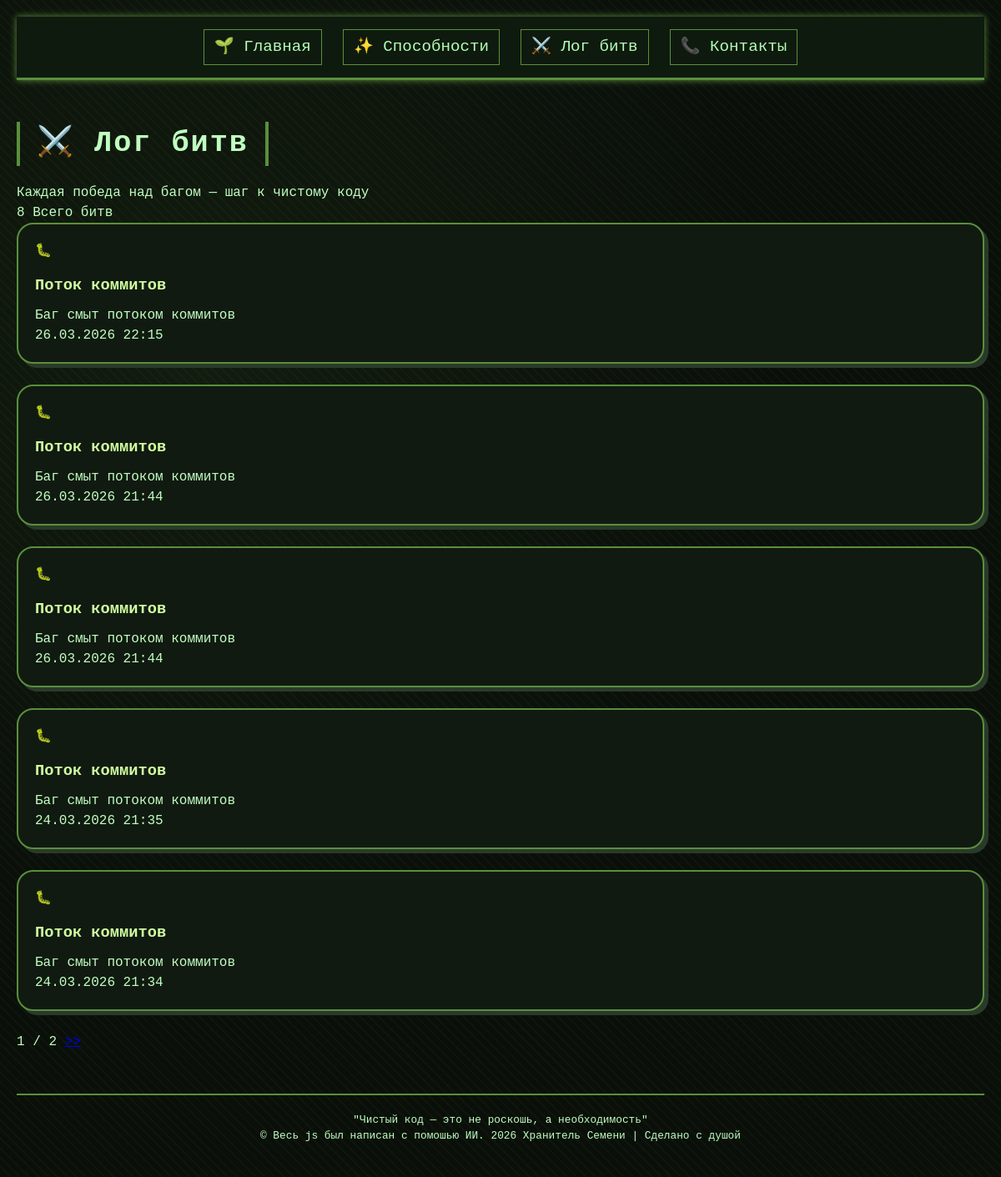
Page /missions/ on the earlier database version.
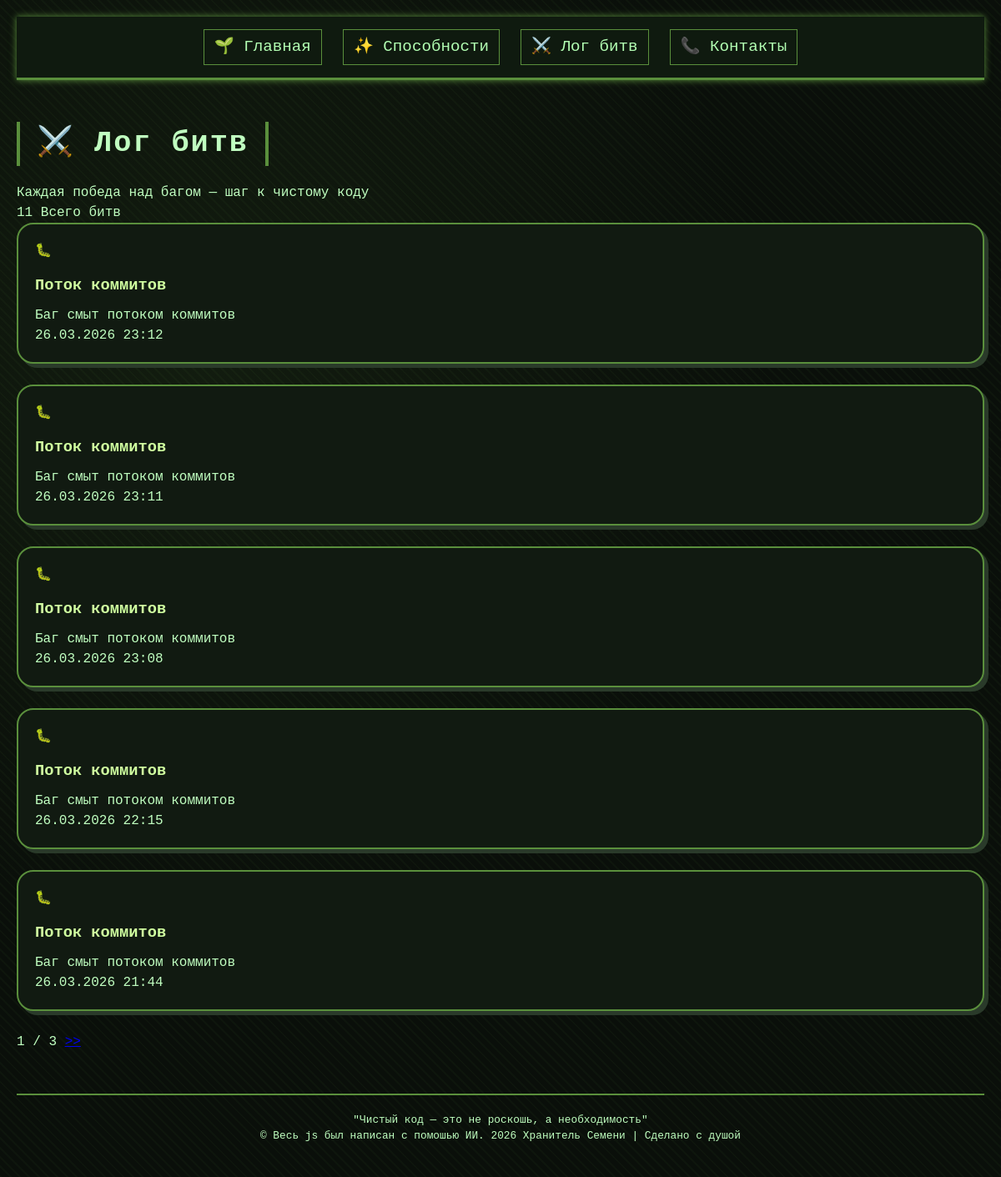
Same page on the later database version.
### main/models.py (models this page shows, shortened)
class Mission(models.Model):
    title = models.CharField(max_length=200, verbose_name="Название")
    description = models.TextField(verbose_name="Описание")
    date = models.DateTimeField(auto_now_add=True, verbose_name="Дата")

### main/views.py (the view, shortened to what this page needs)
# urls.py: path('missions/', views.missions, name='missions'),
def missions(request):
    missions_list = Mission.objects.all().order_by('-date')
    paginator = Paginator(missions_list, 5)  # 5 записей на страницу
    page_number = request.GET.get('page')
    missions = paginator.get_page(page_number)
    return render(request, 'main/missions.html', {'missions': missions})

### main/templates/main/missions.html (shortened to what this page needs)
{% extends 'main/base.html' %}
{% block content %}
<div class="page-header">
    <h1>⚔️ Лог битв</h1>
    <p>Каждая победа над багом — шаг к чистому коду</p>
</div>
<div class="missions-stats">
    <div class="stat-card">
        <span class="stat-value">{{ missions.paginator.count }}</span>
        <span class="stat-label">Всего битв</span>
    </div>
</div>
<div class="missions-list">
    {% for mission in missions %}
    <div class="mission-card">
        <div class="mission-icon">🐛</div>
        <div class="mission-content">
            <h3>{{ mission.title }}</h3>
            <p>{{ mission.description }}</p>
            <div class="mission-date">{{ mission.date|date:"d.m.Y H:i" }}</div>
        </div>
    </div>
    {% empty %}
    <div class="empty-state">
        <p>😢 Пока нет битв. Используй способность "Поток коммитов"!</p>
    </div>
    {% endfor %}
</div>
<div class="pagination">
    <span class="page-current">{{ missions.number }} / {{ missions.paginator.num_pages }}</span>
    {% if missions.has_next %}
        <a href="?page={{ missions.paginator.num_pages }}" class="page-link">>></a>
    {% endif %}
</div>
{% endblock %}

### main/templates/main/base.html (shortened to what this page needs)
<!DOCTYPE html>
<html lang="ru">
<head>
</head>
<body>
    <nav>
        <a href="/">🌱 Главная</a>
        <a href="/abilities/">✨ Способности</a>
        <a href="/missions/">⚔️ Лог битв</a>
        <a href="/contact/">📞 Контакты</a>
    </nav>
    <main>
        {% block content %}{% endblock %}
    </main>
    <footer>
        <div class="footer-quote">
            {% block footer_quote %}
             "Чистый код — это не роскошь, а необходимость"
            {% endblock %}
        </div>
        <p>© Весь js был написан с помошью ИИ. 2026 Хранитель Семени | Сделано с душой </p>
    </footer>
</body>
</html>

### main/templates/main/base.html (style rules this page uses)
* { margin: 0; padding: 0; box-sizing: border-box; }
body { font-family: 'Courier New', 'Fira Code', monospace; background: #0a0f0a; background-image: repeating-linear-gradient(45deg, rgba(90, 143, 60, 0.05) 0px, rgba(90, 143, 60, 0.05) 2px, transparent 2px, transparent 8px), radial-gradient(circle at 20% 30%, rgba(90, 143, 60, 0.1) 0%, transparent 50%); color: #c0ffc0; line-height: 1.5; padding: 20px; min-height: 100vh; }
nav { background: #0f1a0f; padding: 15px 20px; border-bottom: 3px solid #5a8f3c; margin-bottom: 30px; box-shadow: 0 0 8px #5a8f3c; display: flex; justify-content: center; gap: 25px; flex-wrap: wrap; }
nav a { color: #b3ffb3; text-decoration: none; font-size: 1.2rem; padding: 6px 12px; border: 1px solid #5a8f3c; transition: all 0.2s; background: #0f1a0f; }
h1 { font-size: 2.2rem; text-align: center; margin: 20px 0; letter-spacing: 2px; border-left: 4px solid #5a8f3c; border-right: 4px solid #5a8f3c; display: inline-block; padding: 0 20px; }
h2, h3 { color: #d0ffa0; margin: 15px 0 10px; }
.card, .ability-card, .mission-card { background: #111a11; border: 2px solid #5a8f3c; border-radius: 20px; padding: 20px; margin-bottom: 25px; transition: all 0.2s; box-shadow: 5px 5px 0 #2a3a2a; }
footer { text-align: center; margin-top: 50px; padding: 20px; border-top: 2px solid #5a8f3c; font-size: 0.8rem; }

Differences in the rows shown:
no longer on this page (row unchanged): Mission: title "Поток коммитов", description "Баг смыт потоком коммитов", date "26.03.2026 21:44"
no longer on this page (row unchanged): Mission: title "Поток коммитов", description "Баг смыт потоком коммитов", date "24.03.2026 21:35"
no longer on this page (row unchanged): Mission: title "Поток коммитов", description "Баг смыт потоком коммитов", date "24.03.2026 21:34"
added Mission: title "Поток коммитов", description "Баг смыт потоком коммитов", date "26.03.2026 23:12"
added Mission: title "Поток коммитов", description "Баг смыт потоком коммитов", date "26.03.2026 23:11"
added Mission: title "Поток коммитов", description "Баг смыт потоком коммитов", date "26.03.2026 23:08"
Other differences:
{{ missions.paginator.count }}: "8" → "11"
{{ missions.paginator.num_pages }}: "2" → "3"
